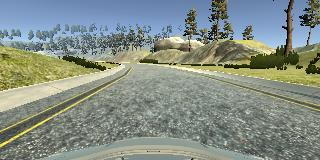
#> input picture resources/center_2022_11_14_10_22_32_396.jpg, 320 x 160 px; its folder holds only this picture in this run
$ python road_lane_detection.py
#> lines starting #> are read from the running program, lines starting #| are printed output that depends on the picture; after the words box and inside, x2 and y2 are one past the last pixel; in counts of white or black regions, pixels touching at a corner belong together; long printed decimals are rounded
### utils.py
from os import makedirs, path


# Function to check if a directory exists, if not, make this directory
def check_dir(directory: str):
    dir_exists = path.isdir(directory)
    if not dir_exists:
        makedirs(directory)
    return directory

### road_lane_detection.py
import math
import cv2
import matplotlib.pyplot as plt
import numpy as np
from matplotlib import image as mpimg

from utils import check_dir

debug = False


def grey(image):
    # convert to grayscale
    image = np.asarray(image)
    return cv2.cvtColor(image, cv2.COLOR_RGB2GRAY)


# Apply Gaussian Blur --> Reduce noise and smoothen image
def gauss(image):
    return cv2.GaussianBlur(image, (5, 5), 0)


# Outline the strongest gradients in the image --> this is where lines in the image are
def canny(image):
    edges = cv2.Canny(image, 40, 200)
    return edges


def region_of_interest(image):
    # get the image dimensions
    rows, cols = image.shape

    # parameters for the image mask and for filtering lines
    left = 0.02 * cols
    right = 0.98 * cols
    x_margin = 0.0 * cols
    bottom = 0.85 * rows
    top = 0.40 * rows
    top_width = 0.20 * cols
    top_left_margin = 0.50 * cols
    top_right_margin = 0.50 * cols

    # a mask to be applied to the image
    top_left = (left + right - top_width - top_left_margin) / 2
    top_right = (left + right + top_width + top_right_margin) / 2
    vertices = np.array([[
        (left - x_margin, bottom),
        (top_left, top),
        (top_right, top),
        (right + x_margin, bottom)
    ]],
        dtype=np.int32)

    # create a black image with the same dimensions as original image
    mask = np.zeros_like(image)
    # create a mask that isolates the region of interest in our image
    mask = cv2.fillPoly(mask, vertices, 255)
    mask = cv2.bitwise_and(image, mask)

    return mask


# def color_mask(image):
#     img_hsv = cv2.cvtColor(image, cv2.COLOR_RGB2HSV)
#     lower_gray = np.array([220, 25, 28])
#     upper_gray = np.array([64, 2, 91])
#
#     # mask_gray = cv2.inRange(img_hsv, lower_gray, upper_gray)
#     # mask_white = cv2.inRange(grey(image), 200, 255)
#     # mask_gray_white = cv2.bitwise_or(mask_white, mask_gray)
#     # img_gray_white = cv2.bitwise_and(grey(image), mask_gray_white)
#
#     mask_gray = cv2.inRange(img_hsv, lower_gray, upper_gray)
#     img_gray_masked = cv2.bitwise_and(image, image, mask_gray)
#     return img_gray_masked


def display_lines(image, lines):
    lines_image = np.zeros_like(image)
    # make sure array isn't empty
    if lines is not None:
        for line in lines:
            if line is not None:
                x1, y1, x2, y2 = line
                if debug:
                    print(f"x1: {x1}")
                    print(f"y1: {y1}")
                    print(f"x2: {x2}")
                    print(f"y2: {y2}")
                # draw lines on a black image
                cv2.line(lines_image, (x1, y1), (x2, y2), (255, 0, 0), 10)
    return lines_image


def average(image, lines):
    left = []
    right = []
    left_line = None
    right_line = None
    left_slope = None
    right_slope = None

    if lines is not None:
        for line in lines:
            if debug:
                print(f"line: {line}")
            x1, y1, x2, y2 = line.reshape(4)
            # fit line to points, return slope and y-int
            parameters = np.polyfit((x1, x2), (y1, y2), 1)
            if debug:
                print(f"parameters: {parameters}")
            slope = parameters[0]
            y_int = parameters[1]
            # lines on the right have positive slope, and lines on the left have neg slope
            if 1e-2 < abs(slope) < 1e2:  # Protection against giant numbers
                if slope < 0:
                    left.append((slope, y_int))
                else:
                    right.append((slope, y_int))

    if left:
        # takes average among all the columns (column0: slope, column1: y_int)
        left_avg = np.average(left, axis=0)
        # create lines based on averages calculates
        if debug:
            print(f"left_avg: {left_avg}")
        left_line = make_points(image, left_avg)
        left_slope = math.degrees(left_avg[0])

    if right:
        # takes average among all the columns (column0: slope, column1: y_int)
        right_avg = np.average(right, axis=0)
        # create lines based on averages calculates
        if debug:
            print(f"right_avg: {right_avg}")
        right_line = make_points(image, right_avg)
        right_slope = math.degrees(right_avg[0])

    return np.array([left_line, right_line, left_slope, right_slope], dtype=object)


def make_points(image, average):
    # TODO: Keep coordinates in the image if possible (not needed for degree calculation but nice when drawing the lines)
    # print(f"average: {average}")
    slope, y_int = average
    y1 = image.shape[0]
    # how long we want our lines to be --> 3/5 the size of the image
    y2 = int(y1 * (3 / 5))
    if debug:
        print(f"y1: {y1}")
        print(f"y2: {y2}")
        print(f"y1 - y_int: {y1 - y_int}")
        print(f"y2 - y_int: {y2 - y_int}")
    # determine algebraically
    x1 = int((y1 - y_int) // slope)
    x2 = int((y2 - y_int) // slope)
    return np.array([x1, y1, x2, y2])


def hough_transform(image):
    rho = 3  # The resolution of the parameter r in pixels
    threshold = 100  # Min number of intersections to "*detect*" a line
    min_line_length = 40  # Min number of points that can form a line. Lines with less than this number of points are disregarded
    max_line_gap = 5  # Max gap between two points to be considered in the same line.

    lines = cv2.HoughLinesP(image,
                            rho,
                            np.pi / 180,
                            threshold,
                            np.array([]),
                            minLineLength=min_line_length,
                            maxLineGap=max_line_gap)
    return lines


def get_degrees(averaged_lines, image_shape):
    left_line, right_line, degrees_left_slope, degrees_right_slope = averaged_lines

    # If both lanes are detected, use the angle of the midpoint
    if left_line is not None and right_line is not None:
        left_point = (left_line[0], left_line[1])
        right_point = (right_line[0], right_line[1])
        mid_x, mid_y = midpoint(left_point, right_point)
        if debug:
            print(f"mid_x: {mid_x}, mid_y: {mid_y}")

        degrees = 90 + math.degrees(math.atan2(mid_y - image_shape[1], mid_x - image_shape[0] / 2))
        return degrees

    # If only the left lane is detected, use its slope
    if left_line is not None:
        degrees = abs(degrees_left_slope)
        return degrees

    # If only the right lane is detected, use its slope
    if right_line is not None:
        degrees = -abs(degrees_right_slope)
        return degrees

    # If nothing is detected, go straight
    return 0.0


def process_image(image, draw_image=False, debug_prints=False):
    global debug
    debug = debug_prints

    blur = gauss(image)
    gray = grey(blur)
    edges = canny(gray)
    isolated = region_of_interest(edges)

    lines = hough_transform(isolated)
    averaged_lines = average(image, lines)
    print(f"averaged_lines: {averaged_lines}")

    degrees = get_degrees(averaged_lines, image.shape)
    print(f"degrees: {degrees}")

    if draw_image:
        # Visual part
        black_lines = display_lines(image, averaged_lines[0:1])

        # taking weighted sum of original image and lane lines image
        img_lanes = cv2.addWeighted(image, 0.8, black_lines, 1, 1)

        left_line, right_line, degrees_left_slope, degrees_right_slope = averaged_lines
        img_lanes_title = 'No lanes detected'
        # If both lanes are detected, use the angle of the midpoint
        if left_line is not None and right_line is not None:
            img_lanes_title = 'Both lanes detected'

        # If only the left lane is detected, use its slope
        if left_line is not None:
            img_lanes_title = 'Left lane detected'

        # If only the right lane is detected, use its slope
        if right_line is not None:
            img_lanes_title = 'Right lane detected'

        return img_lanes, img_lanes_title

    return degrees


def midpoint(point1, point2):
    # (x1 + x2) /2,
    # (y1 + y2) /2
    return ((point1[0] + point2[0]) / 2,
            (point1[1] + point2[1]) / 2)


# Only run when this script is called directly
if __name__ == "__main__":
    # Test images
    import os

    test_image_dir = "./resources/"
    test_images = os.listdir(test_image_dir)

    for img in test_images:
        print(img)
        image = mpimg.imread(test_image_dir + img)
#> image is the input picture: shape (160, 320, 3); mean R, G, B 132.8, 142.4, 134

        # Steps from process_image
        blur = gauss(image)
        gray = grey(blur)
        edges = canny(gray)
#> in canny, `edges = cv2.Canny(image, 40, 200)`:
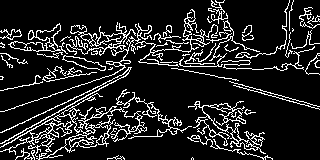
#> edges: shape (160, 320); 13.9% white in thin lines or dots
        isolated = region_of_interest(edges)
#> in region_of_interest, `mask = cv2.bitwise_and(image, mask)`:
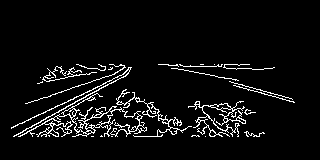
#> mask: shape (160, 320); 5.6% white in thin lines or dots, all inside (x1, y1, x2, y2) = (11, 64, 295, 137)
        processed, detected_lanes = process_image(image, True, True)
#> in hough_transform, `lines = cv2.HoughLinesP(image, rho, np.pi / 180, threshold, np.array([..`: lines = [[36, 123, 99, 124], [63, 126, 110, 126], [197, 131, 237, 134], [11, 127, 128, 72], [20, 132, 117, 79], [229, 81, 278, 95], [52, 94, 115, 73]]
#> the loop in average, `for line in lines:` made 7 passes
#> (x1, y1, x2, y2, slope, y_int) on passes 1 to 7: (36, 123, 99, 124, 0.0159, 122.4), (63, 126, 110, 126, 4.77e-16, 126), (197, 131, 237, 134, 0.075, 116.2), (11, 127, 128, 72, -0.47, 132.2), (20, 132, 117, 79, -0.546, 142.9), (229, 81, 278, 95, 0.286, 15.57), (52, 94, 115, 73, -0.333, 111.3)
#| line: [[ 36 123  99 124]]
#| parameters: [1.58730159e-02 1.22428571e+02]
#| line: [[ 63 126 110 126]]
#| parameters: [4.77339875e-16 1.26000000e+02]
#| line: [[197 131 237 134]]
#| parameters: [7.50000e-02 1.16225e+02]
#| line: [[ 11 127 128  72]]
#| parameters: [ -0.4701 132.171]
#| line: [[ 20 132 117  79]]
#| parameters: [ -0.5464 142.928]
#> (further printed lines are left out)
#> after the loop in average, `for line in lines:`: left = [(-0.47, 132.2), (-0.546, 142.9), (-0.333, 111.3)]; right = [(0.0159, 122.4), (0.075, 116.2), (0.286, 15.57)]
#> in average, `left_avg = np.average(left, axis=0)`: left_avg = [-0.45, 128.8]
#| left_avg: [ -0.4499 128.811]
#> in make_points, `slope, y_int = average`: slope = -0.45; y_int = 128.8
#| y1: 160
#| y2: 96
#| y1 - y_int: 31.189
#| y2 - y_int: -32.811
#> in make_points, `x1 = int((y1 - y_int) // slope)`: x1 = -70
#> in make_points, `x2 = int((y2 - y_int) // slope)`: x2 = 72
#> in average, `left_line = make_points(image, left_avg)`: left_line = [-70, 160, 72, 96]
#> in average, `left_slope = math.degrees(left_avg[0])`: left_slope = -25.78
#> in average, `right_avg = np.average(right, axis=0)`: right_avg = [0.126, 84.74]
#| right_avg: [ 0.1255  84.742]
#| y1: 160
#| y2: 96
#| y1 - y_int: 75.258
#| y2 - y_int: 11.258
#> in average, `right_line = make_points(image, right_avg)`: right_line = [599, 160, 89, 96]
#> in average, `right_slope = math.degrees(right_avg[0])`: right_slope = 7.19
#| averaged_lines: [array([-70, 160,  72,  96]) array([599, 160,  89,  96]) -25.779
#|  7.192]
#> in get_degrees, `left_line, right_line, degrees_left_slope, degrees_right_slope = avera..`: left_line = [-70, 160, 72, 96]; right_line = [599, 160, 89, 96]; degrees_left_slope = -25.78; degrees_right_slope = 7.19
#> in get_degrees, `left_point = (left_line[0], left_line[1])`: left_point = (-70, 160)
#> in get_degrees, `right_point = (right_line[0], right_line[1])`: right_point = (599, 160)
#> in get_degrees, `mid_x, mid_y = midpoint(left_point, right_point)`: mid_x = 264.5; mid_y = 160
#| mid_x: 264.5, mid_y: 160.0
#> in get_degrees, `degrees = 90 + math.degrees(math.atan2(mid_y - image_shape[1], mid_x -..`: degrees = 49.07
#| degrees: 49.068
#> the loop in display_lines, `for line in lines:` made 1 pass
#| x1: -70
#| y1: 160
#| x2: 72
#| y2: 96
#> after the loop in display_lines, `for line in lines:`:
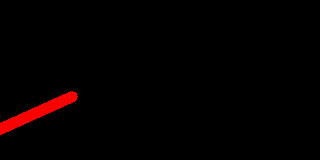
#> lines_image: shape (160, 320, 3); mean of channels 0, 1, 2 4.7, 0, 0; drawn as R, G, B
#> in process_image, `img_lanes = cv2.addWeighted(image, 0.8, black_lines, 1, 1)`:
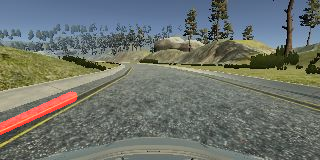
#> img_lanes: shape (160, 320, 3); mean R, G, B 110.1, 114.9, 108.2
#> in process_image, `left_line, right_line, degrees_left_slope, degrees_right_slope = avera..`: left_line = [-70, 160, 72, 96]; right_line = [599, 160, 89, 96]; degrees_left_slope = -25.78; degrees_right_slope = 7.19
#> detected_lanes = 'Right lane detected'

        images = [
            [image, f"{img}: Base image"],
            [region_of_interest(grey(image)), f"{img}: Region Of Interest (ROI)"],
            [region_of_interest(edges), f"{img}: Edge detect"],
            [processed, f"{img}: Lines - {detected_lanes}"],
        ]
#> in grey (call 3), `return cv2.cvtColor(image, cv2.COLOR_RGB2GRAY)`:
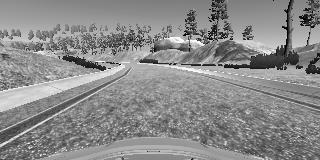
#> returned value: shape (160, 320); min 0, max 253, mean 138.6
#> in region_of_interest (call 3), `mask = cv2.fillPoly(mask, vertices, 255)`:
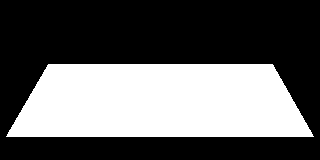
#> mask: shape (160, 320); 38% white; 1 white region, box (x1, y1, x2, y2) and area: (6, 64, 314, 137) 19457
#> in region_of_interest (call 3), `mask = cv2.bitwise_and(image, mask)`:
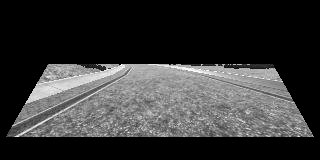
#> mask: shape (160, 320); min 0, max 253, mean 53.8

        plt.figure(figsize=(20, 15))
        for i in range(4):
            plt.subplot(2, 2, i + 1)
            plt.imshow(images[i][0])
            plt.axis('off')
            plt.title(images[i][1])

        plt.savefig(f'{check_dir("plots_opencv")}/{img}.png')
        plt.show()
        print("\n")

$ run again, on resources/center_2022_11_28_10_30_01_749.jpg
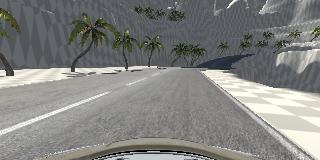
#> input picture resources/center_2022_11_28_10_30_01_749.jpg, 320 x 160 px
#> image is the input picture: shape (160, 320, 3); mean R, G, B 130.2, 130.9, 128.6
#> in canny, `edges = cv2.Canny(image, 40, 200)`:
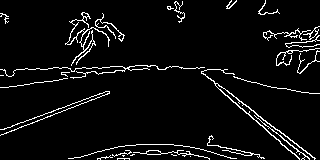
#> edges: shape (160, 320); 5.4% white in thin lines or dots
#> in hough_transform, `lines = cv2.HoughLinesP(image, rho, np.pi / 180, threshold, np.array([..`: lines = [[201, 72, 287, 136], [8, 132, 91, 99], [12, 126, 105, 91]]
#> the loop in average, `for line in lines:` made 3 passes
#> (x1, y1, x2, y2, slope, y_int) on passes 1 to 3: (201, 72, 287, 136, 0.744, -77.58), (8, 132, 91, 99, -0.398, 135.2), (12, 126, 105, 91, -0.376, 130.5)
#> (printed output is left out)
#> after the loop in average, `for line in lines:`: left = [(-0.398, 135.2), (-0.376, 130.5)]; right = [(0.744, -77.58)]
#> left_avg = [-0.387, 132.8]
#| left_avg: [ -0.387 132.848]
#> in make_points, `slope, y_int = average`: slope = -0.387; y_int = 132.8
#| y1: 160
#| y2: 96
#| y1 - y_int: 27.152
#| y2 - y_int: -36.848
#> in make_points, `x1 = int((y1 - y_int) // slope)`: x1 = -71
#> in make_points, `x2 = int((y2 - y_int) // slope)`: x2 = 95
#> in average, `left_line = make_points(image, left_avg)`: left_line = [-71, 160, 95, 96]
#> left_slope = -22.17
#> right_avg = [0.744, -77.58]
#| right_avg: [  0.7442 -77.581]
#| y1: 160
#| y2: 96
#| y1 - y_int: 237.581
#| y2 - y_int: 173.581
#> in average, `right_line = make_points(image, right_avg)`: right_line = [319, 160, 233, 96]
#> right_slope = 42.64
#| averaged_lines: [array([-71, 160,  95,  96]) array([319, 160, 233,  96])
#|  -22.172 42.639]
#> in get_degrees, `left_line, right_line, degrees_left_slope, degrees_right_slope = avera..`: left_line = [-71, 160, 95, 96]; right_line = [319, 160, 233, 96]; degrees_left_slope = -22.17; degrees_right_slope = 42.64
#> left_point = (-71, 160)
#> right_point = (319, 160)
#> mid_x = 124; mid_y = 160
#| mid_x: 124.0, mid_y: 160.0
#> in get_degrees, `degrees = 90 + math.degrees(math.atan2(mid_y - image_shape[1], mid_x -..`: degrees = 15.38
#| degrees: 15.376
#> the loop in display_lines, `for line in lines:` made 1 pass
#> (printed output is left out)
#> in process_image, `left_line, right_line, degrees_left_slope, degrees_right_slope = avera..`: left_line = [-71, 160, 95, 96]; right_line = [319, 160, 233, 96]; degrees_left_slope = -22.17; degrees_right_slope = 42.64
#> detected_lanes = 'Right lane detected'
#> in region_of_interest (call 3), `mask = cv2.bitwise_and(image, mask)`:
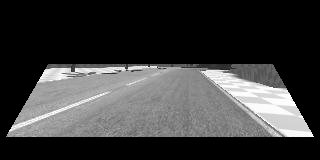
#> mask: shape (160, 320); min 0, max 255, mean 59.9

$ run again, on resources/center_2022_11_28_10_30_06_956.jpg
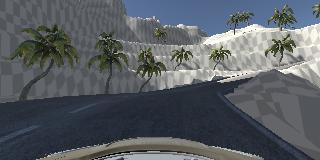
#> input picture resources/center_2022_11_28_10_30_06_956.jpg, 320 x 160 px
#> image is the input picture: shape (160, 320, 3); mean R, G, B 88.9, 94, 99.4
#> in canny, `edges = cv2.Canny(image, 40, 200)`:
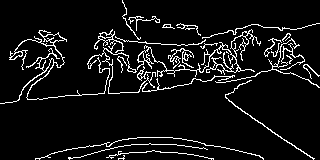
#> edges: shape (160, 320); 7.6% white in thin lines or dots
#> in hough_transform, `lines = cv2.HoughLinesP(image, rho, np.pi / 180, threshold, np.array([..`: lines = [[198, 65, 238, 65], [226, 98, 278, 136]]
#> the loop in average, `for line in lines:` made 2 passes
#> (x1, y1, x2, y2, slope, y_int) on passes 1 to 2: (198, 65, 238, 65, -4.36e-16, 65), (226, 98, 278, 136, 0.731, -67.15)
#> (printed output is left out)
#> after the loop in average, `for line in lines:`: left = []; right = [(0.731, -67.15)]
#> right_avg = [0.731, -67.15]
#| right_avg: [  0.7308 -67.154]
#> in make_points, `slope, y_int = average`: slope = 0.731; y_int = -67.15
#| y1: 160
#| y2: 96
#| y1 - y_int: 227.154
#| y2 - y_int: 163.154
#> in make_points, `x1 = int((y1 - y_int) // slope)`: x1 = 310
#> in make_points, `x2 = int((y2 - y_int) // slope)`: x2 = 223
#> in average, `right_line = make_points(image, right_avg)`: right_line = [310, 160, 223, 96]
#> right_slope = 41.87
#| averaged_lines: [None array([310, 160, 223,  96]) None 41.870]
#> in get_degrees, `left_line, right_line, degrees_left_slope, degrees_right_slope = avera..`: right_line = [310, 160, 223, 96]; degrees_right_slope = 41.87
#> in get_degrees, `degrees = -abs(degrees_right_slope)`: degrees = -41.87
#| degrees: -41.870
#> the loop in display_lines, `for line in lines:` made 1 pass
#> line on pass 1: None
#> in process_image, `left_line, right_line, degrees_left_slope, degrees_right_slope = avera..`: right_line = [310, 160, 223, 96]; degrees_right_slope = 41.87
#> detected_lanes = 'Right lane detected'
#> in region_of_interest (call 3), `mask = cv2.bitwise_and(image, mask)`:
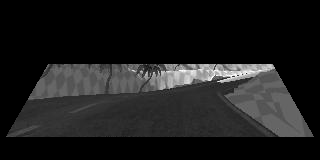
#> mask: shape (160, 320); min 0, max 254, mean 28.3

$ run again, on resources/center_2022_11_28_10_30_25_379.jpg
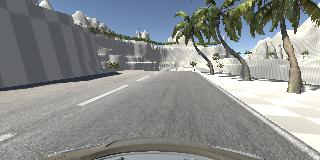
#> input picture resources/center_2022_11_28_10_30_25_379.jpg, 320 x 160 px
#> image is the input picture: shape (160, 320, 3); mean R, G, B 139.5, 142.3, 141.2
#> edges: shape (160, 320); 8.4% white in thin lines or dots
#> in hough_transform, `lines = cv2.HoughLinesP(image, rho, np.pi / 180, threshold, np.array([..`: lines = [[193, 70, 284, 136], [246, 104, 295, 136], [60, 83, 104, 77], [218, 85, 275, 122]]
#> the loop in average, `for line in lines:` made 4 passes
#> (x1, y1, x2, y2, slope, y_int) on passes 1 to 4: (193, 70, 284, 136, 0.725, -69.98), (246, 104, 295, 136, 0.653, -56.65), (60, 83, 104, 77, -0.136, 91.18), (218, 85, 275, 122, 0.649, -56.51)
#> (printed output is left out)
#> after the loop in average, `for line in lines:`: left = [(-0.136, 91.18)]; right = [(0.725, -69.98), (0.653, -56.65), (0.649, -56.51)]
#> left_avg = [-0.136, 91.18]
#| left_avg: [-0.1364 91.182]
#> in make_points, `slope, y_int = average`: slope = -0.136; y_int = 91.18
#| y1: 160
#| y2: 96
#| y1 - y_int: 68.818
#| y2 - y_int: 4.818
#> in make_points, `x1 = int((y1 - y_int) // slope)`: x1 = -505
#> in make_points, `x2 = int((y2 - y_int) // slope)`: x2 = -36
#> in average, `left_line = make_points(image, left_avg)`: left_line = [-505, 160, -36, 96]
#> left_slope = -7.81
#> right_avg = [0.676, -61.05]
#| right_avg: [  0.6758 -61.047]
#| y1: 160
#| y2: 96
#| y1 - y_int: 221.047
#| y2 - y_int: 157.047
#> in average, `right_line = make_points(image, right_avg)`: right_line = [327, 160, 232, 96]
#> right_slope = 38.72
#| averaged_lines: [array([-505,  160,  -36,   96]) array([327, 160, 232,  96])
#|  -7.813 38.722]
#> in get_degrees, `left_line, right_line, degrees_left_slope, degrees_right_slope = avera..`: left_line = [-505, 160, -36, 96]; right_line = [327, 160, 232, 96]; degrees_left_slope = -7.81; degrees_right_slope = 38.72
#> left_point = (-505, 160)
#> right_point = (327, 160)
#> mid_x = -89; mid_y = 160
#| mid_x: -89.0, mid_y: 160.0
#> in get_degrees, `degrees = 90 + math.degrees(math.atan2(mid_y - image_shape[1], mid_x -..`: degrees = -46.57
#| degrees: -46.567
#> the loop in display_lines, `for line in lines:` made 1 pass
#> (printed output is left out)
#> in process_image, `left_line, right_line, degrees_left_slope, degrees_right_slope = avera..`: left_line = [-505, 160, -36, 96]; right_line = [327, 160, 232, 96]; degrees_left_slope = -7.81; degrees_right_slope = 38.72
#> detected_lanes = 'Right lane detected'
#> in region_of_interest (call 3), `mask = cv2.bitwise_and(image, mask)`:
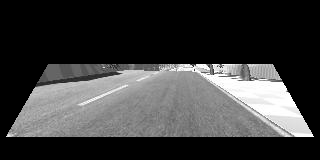
#> mask: shape (160, 320); min 0, max 255, mean 60.1
